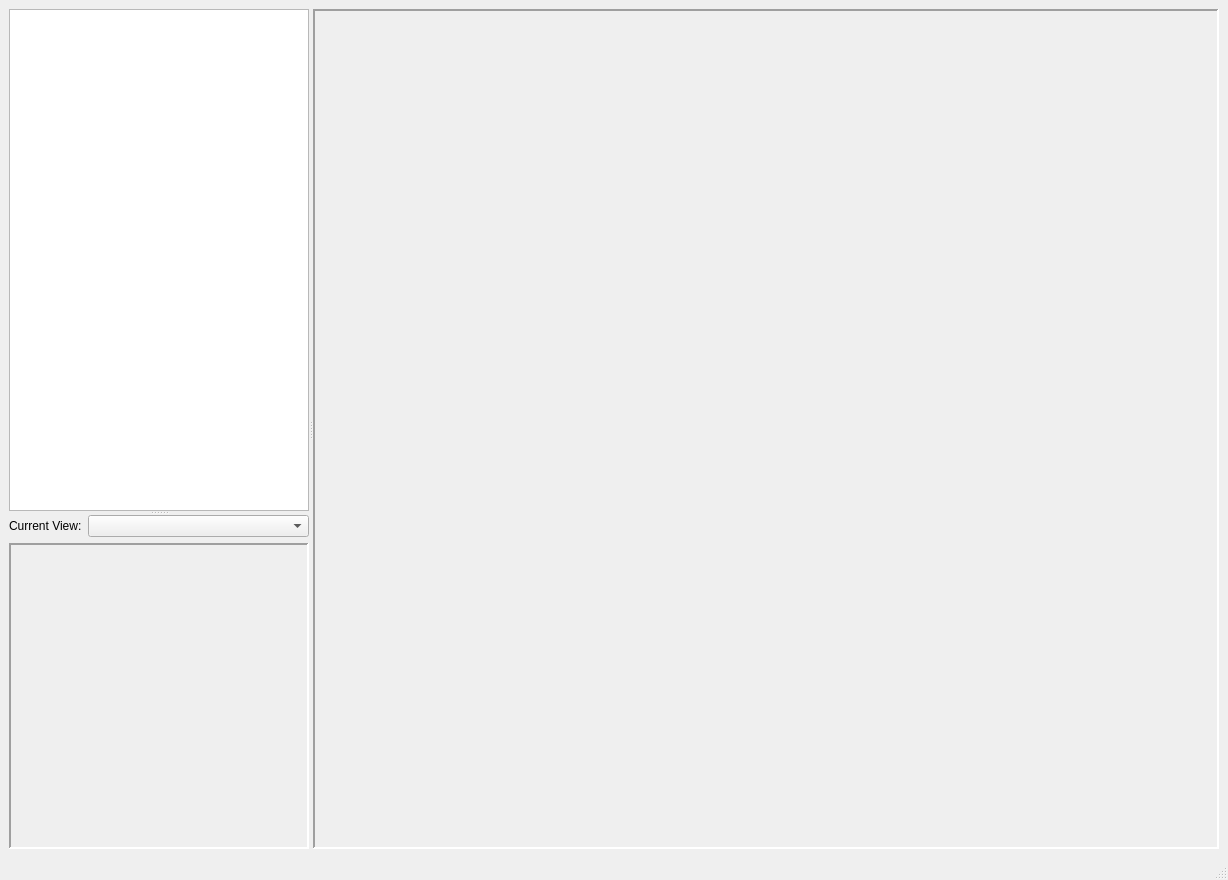
<?xml version="1.0" encoding="UTF-8"?>
<ui version="4.0">
 <class>MainWindow</class>
 <widget class="QMainWindow" name="MainWindow">
  <property name="geometry">
   <rect>
    <x>0</x>
    <y>0</y>
    <width>1228</width>
    <height>880</height>
   </rect>
  </property>
  <property name="windowTitle">
   <string>IlastikShell</string>
  </property>
  <widget class="QWidget" name="mainLayout">
   <layout class="QHBoxLayout" name="horizontalLayout">
    <item>
     <widget class="QSplitter" name="mainSplitter">
      <property name="orientation">
       <enum>Qt::Horizontal</enum>
      </property>
      <widget class="QSplitter" name="sideSplitter">
       <property name="minimumSize">
        <size>
         <width>100</width>
         <height>100</height>
        </size>
       </property>
       <property name="orientation">
        <enum>Qt::Vertical</enum>
       </property>
       <widget class="QTreeWidget" name="appletBar">
        <property name="sizePolicy">
         <sizepolicy hsizetype="Expanding" vsizetype="Maximum">
          <horstretch>0</horstretch>
          <verstretch>0</verstretch>
         </sizepolicy>
        </property>
        <property name="palette">
         <palette>
          <active>
           <colorrole role="Highlight">
            <brush brushstyle="SolidPattern">
             <color alpha="255">
              <red>62</red>
              <green>62</green>
              <blue>62</blue>
             </color>
            </brush>
           </colorrole>
          </active>
          <inactive>
           <colorrole role="Highlight">
            <brush brushstyle="SolidPattern">
             <color alpha="255">
              <red>62</red>
              <green>62</green>
              <blue>62</blue>
             </color>
            </brush>
           </colorrole>
          </inactive>
          <disabled>
           <colorrole role="Highlight">
            <brush brushstyle="SolidPattern">
             <color alpha="255">
              <red>240</red>
              <green>240</green>
              <blue>240</blue>
             </color>
            </brush>
           </colorrole>
          </disabled>
         </palette>
        </property>
        <property name="lineWidth">
         <number>2</number>
        </property>
        <property name="midLineWidth">
         <number>2</number>
        </property>
        <property name="alternatingRowColors">
         <bool>false</bool>
        </property>
        <property name="indentation">
         <number>15</number>
        </property>
        <property name="rootIsDecorated">
         <bool>true</bool>
        </property>
        <property name="headerHidden">
         <bool>true</bool>
        </property>
        <column>
         <property name="text">
          <string notr="true">Task</string>
         </property>
        </column>
       </widget>
       <widget class="QWidget" name="verticalLayoutWidget" native="true">
        <layout class="QVBoxLayout" name="verticalLayout">
         <item>
          <layout class="QHBoxLayout" name="horizontalLayout_2">
           <item>
            <widget class="QLabel" name="currentViewLabel">
             <property name="text">
              <string>Current View:</string>
             </property>
            </widget>
           </item>
           <item>
            <widget class="QComboBox" name="imageSelectionCombo">
             <property name="sizePolicy">
              <sizepolicy hsizetype="Expanding" vsizetype="Fixed">
               <horstretch>0</horstretch>
               <verstretch>0</verstretch>
              </sizepolicy>
             </property>
            </widget>
           </item>
          </layout>
         </item>
         <item>
          <widget class="QStackedWidget" name="viewerControlStack">
           <property name="sizePolicy">
            <sizepolicy hsizetype="Minimum" vsizetype="Preferred">
             <horstretch>2</horstretch>
             <verstretch>2</verstretch>
            </sizepolicy>
           </property>
           <property name="minimumSize">
            <size>
             <width>300</width>
             <height>100</height>
            </size>
           </property>
           <property name="baseSize">
            <size>
             <width>0</width>
             <height>0</height>
            </size>
           </property>
           <property name="frameShape">
            <enum>QFrame::Panel</enum>
           </property>
           <property name="frameShadow">
            <enum>QFrame::Sunken</enum>
           </property>
           <property name="lineWidth">
            <number>2</number>
           </property>
          </widget>
         </item>
        </layout>
       </widget>
      </widget>
      <widget class="QStackedWidget" name="appletStack">
       <property name="sizePolicy">
        <sizepolicy hsizetype="Preferred" vsizetype="Preferred">
         <horstretch>2</horstretch>
         <verstretch>2</verstretch>
        </sizepolicy>
       </property>
       <property name="minimumSize">
        <size>
         <width>500</width>
         <height>100</height>
        </size>
       </property>
       <property name="baseSize">
        <size>
         <width>500</width>
         <height>100</height>
        </size>
       </property>
       <property name="frameShape">
        <enum>QFrame::Panel</enum>
       </property>
       <property name="frameShadow">
        <enum>QFrame::Sunken</enum>
       </property>
       <property name="lineWidth">
        <number>2</number>
       </property>
      </widget>
     </widget>
    </item>
   </layout>
  </widget>
  <widget class="QStatusBar" name="statusBar"/>
  <action name="actionAbout">
   <property name="text">
    <string>About</string>
   </property>
  </action>
  <action name="actionQuit">
   <property name="text">
    <string>Quit</string>
   </property>
  </action>
 </widget>
 <resources/>
 <connections/>
</ui>
